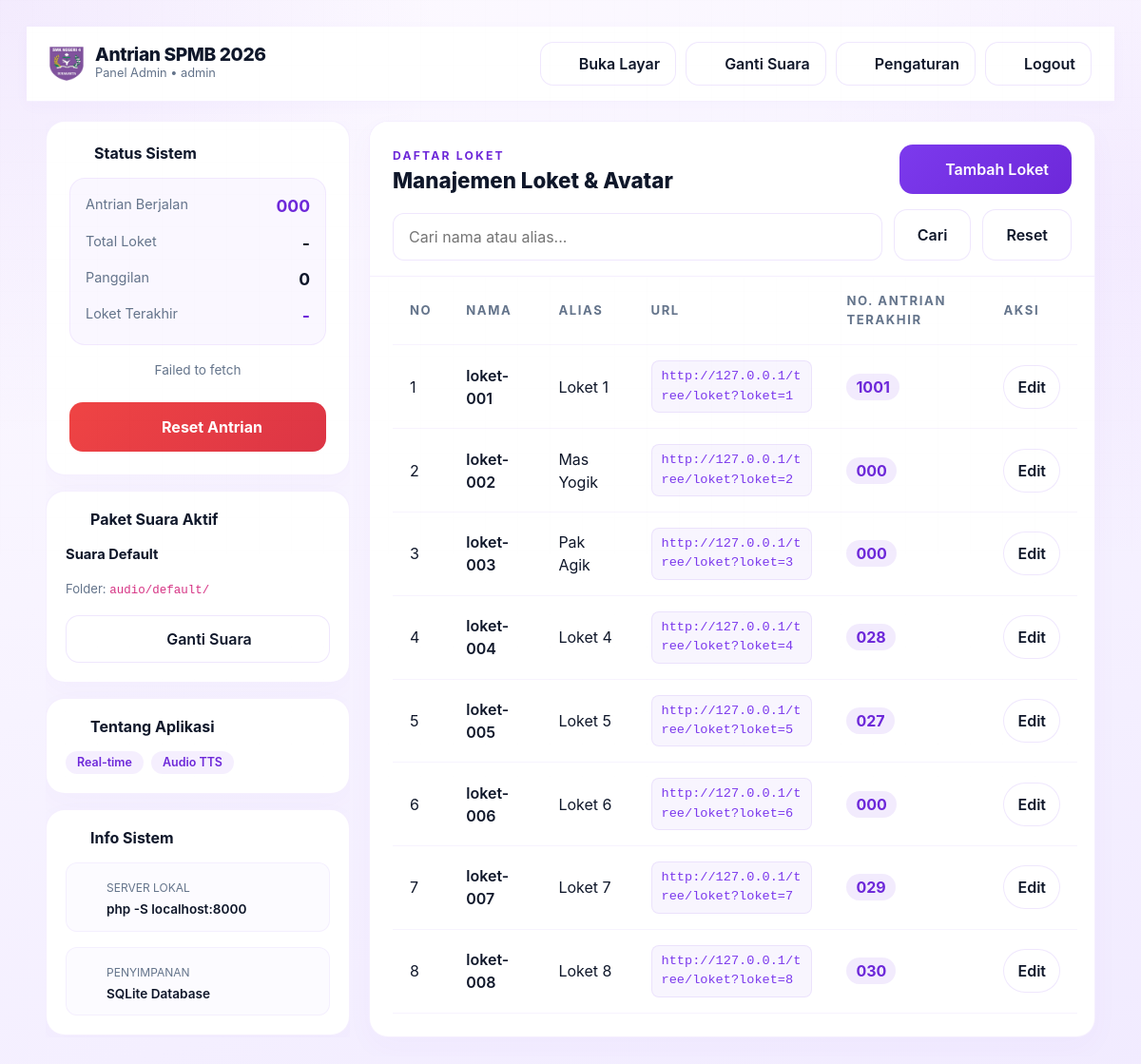
Page /admin (signed in) on the earlier database version.
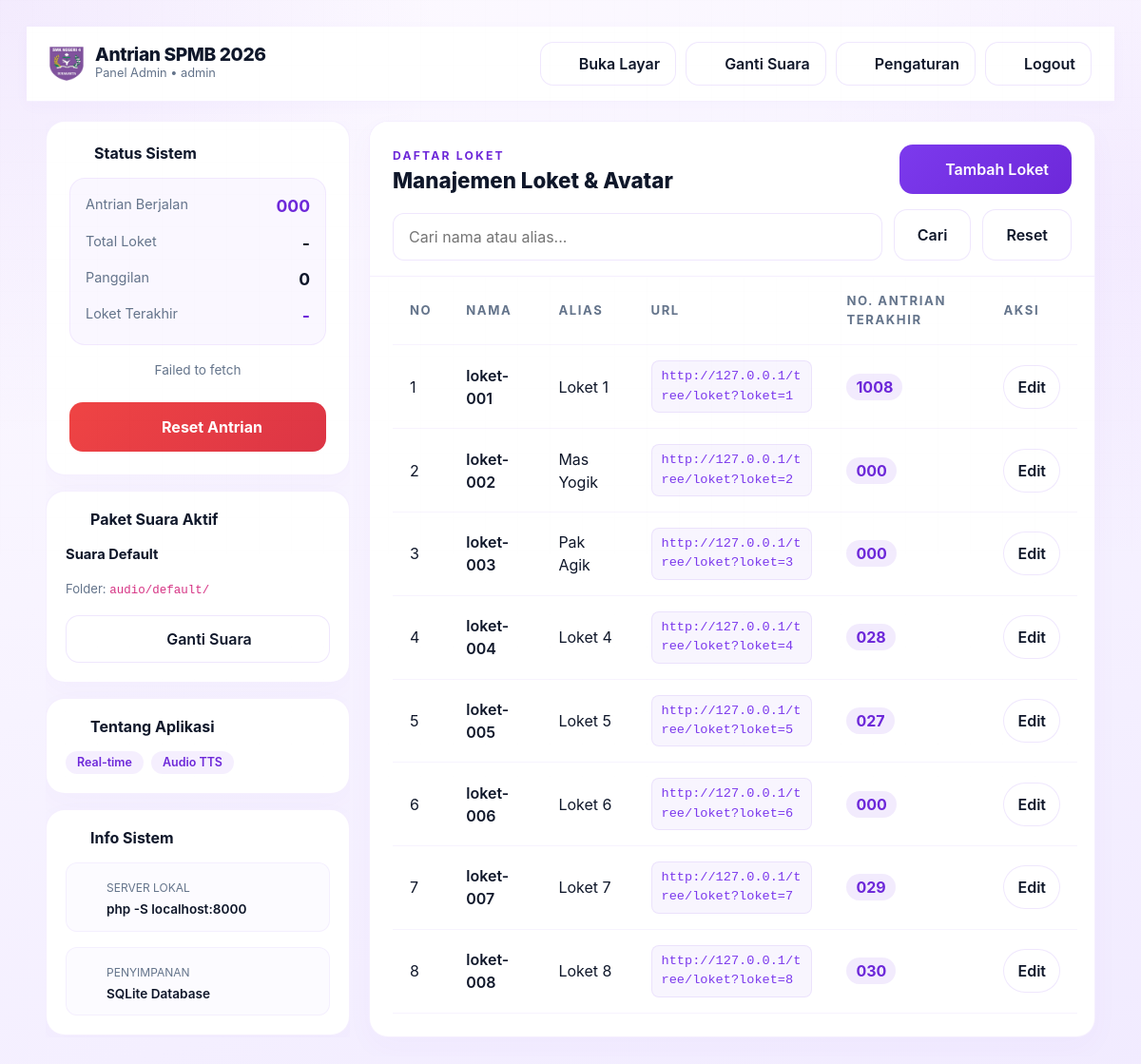
Same page on the later database version.
### tables this page shows
CREATE TABLE app_settings (
            id INTEGER PRIMARY KEY CHECK (id = 1),
            intro_text TEXT NOT NULL,
            outro_text TEXT NOT NULL,
            queue_start INTEGER NOT NULL DEFAULT 1
        , display_cols INTEGER NOT NULL DEFAULT 4, display_rows INTEGER NOT NULL DEFAULT 2, voice_pack TEXT NOT NULL DEFAULT 'default', ai_voice_enabled INTEGER NOT NULL DEFAULT 0, ai_speed REAL NOT NULL DEFAULT 1.0, ai_pitch REAL NOT NULL DEFAULT 1.0, ai_voice_id TEXT NOT NULL DEFAULT "id-ID");

CREATE TABLE users (
                id INTEGER PRIMARY KEY AUTOINCREMENT,
                username TEXT NOT NULL UNIQUE,
                password_hash TEXT NOT NULL,
                role TEXT NOT NULL CHECK (role IN ("admin", "loket")),
                created_at TEXT NOT NULL
            , alias TEXT NOT NULL DEFAULT "", loket_number INTEGER NOT NULL DEFAULT 0);

### views/admin.php (the view, shortened to what the changed rows need)
<?php
require __DIR__ . '/../auth/helpers.php';
$csrfToken = antrian_csrf_token();
$searchQuery = (string) ($_GET['q'] ?? '');
$settings = antrian_app_settings();
$loketAccounts = antrian_loket_accounts();
$loketLastCalls = antrian_loket_last_calls();
$loketLastCallsByLoket = [];
foreach ($loketLastCalls as $lastCall) {
    $loketLastCallsByLoket[(int) $lastCall['loket']] = $lastCall;
}
$loketRows = [];
$serverIp = '';
$fallbackIp = '';
if ($serverIp === '') {
    $serverIp = $fallbackIp ?: ($_SERVER['SERVER_ADDR'] ?? $_SERVER['HTTP_HOST'] ?? 'localhost');
}
$basePath = rtrim(dirname($_SERVER['SCRIPT_NAME']), '\\/');
if ($basePath === '' && php_sapi_name() !== 'cli-server') {
    $projectName = basename(dirname(__DIR__));
    $basePath = '/' . $projectName;
}
$scheme = "http";
$port = $_SERVER['SERVER_PORT'] ?? '80';
$portSuffix = ($port != '80' && $port != '443' && !str_contains((string)$serverIp, ':')) ? ':' . $port : '';
$baseUrl = $scheme . "://" . $serverIp . $portSuffix . $basePath;
foreach ($loketAccounts as $loketAccount) {
    $loketNumber = (int) ($loketAccount['loket_number'] ?? 0);
    $lastCall = $loketLastCallsByLoket[$loketNumber] ?? ['antrian' => 0];
    $loketRows[] = [
        'no' => $loketNumber,
        'nama' => $loketAccount['username'],
        'alias' => $loketAccount['alias'] ?: antrian_generate_loket_alias($loketNumber),
        'url' => $baseUrl . '/loket?loket=' . $loketNumber,
        'antrian_terakhir' => antrian_format_number((int) $lastCall['antrian']),
        'role' => $loketAccount['role'],
        'id' => (int) $loketAccount['id'],
    ];
}
$loketRows = array_values(array_filter($loketRows, static function (array $row) use ($searchQuery): bool {
    if ($searchQuery === '') {
        return true;
    }
    $needle = strtolower(trim($searchQuery));
    return str_contains(strtolower($row['nama']), $needle) || str_contains(strtolower($row['alias']), $needle);
}));
?><!DOCTYPE html>
<html lang="id">
<head>
    <link href="<?= antrian_base_url() ?>/assets/vendor/bootstrap/bootstrap.min.css" rel="stylesheet">
    <link rel="stylesheet" href="<?= antrian_base_url() ?>/assets/css/style.css">
</head>
<body class="app-shell app-admin" data-role="admin" data-base-url="<?= antrian_base_url() ?>" data-status-url="<?= antrian_base_url() ?>/api/status.php?peek=1" data-reset-url="<?= antrian_base_url() ?>/api/reset.php" data-csrf-token="<?= htmlspecialchars($csrfToken, ENT_QUOTES, 'UTF-8') ?>">
    <nav class="admin-navbar">
        <div style="display: flex; align-items: center; gap: 12px;">
            <div>
                <h1 style="font-size: 1.2rem; font-weight: 800; margin: 0; letter-spacing: -0.02em;">Antrian SPMB 2026</h1>
            </div>
        </div>
    </nav>
    <div class="admin-layout">
        <div class="admin-sidebar">
            <div class="panel-card-premium" style="gap: 16px;">
                <h2 style="font-size: 1rem; font-weight: 700; margin: 0; display: flex; align-items: center; gap: 8px;">
                    <i data-lucide="activity" class="text-primary" style="width: 18px; height: 18px;"></i> Status Sistem
                </h2>
            </div>
            <div class="panel-card-premium" style="gap: 16px; padding: 20px;">
                <h2 style="font-size: 1rem; font-weight: 700; margin: 0; display: flex; align-items: center; gap: 8px;">
                    <i data-lucide="volume-2" class="text-primary" style="width: 18px; height: 18px;"></i> Paket Suara Aktif
                </h2>
                <p style="margin: 0; font-size: 0.82rem; color: var(--muted); line-height: 1.45;">
                    Folder: <code style="font-size: 0.78rem;">audio/<?= htmlspecialchars((string) $settings['voice_pack'], ENT_QUOTES, 'UTF-8') ?>/</code>
                </p>
            </div>
            <div class="panel-card-premium" style="gap: 16px; padding: 20px;">
                <h2 style="font-size: 1rem; font-weight: 700; margin: 0; display: flex; align-items: center; gap: 8px;">
                    <i data-lucide="info" class="text-primary" style="width: 18px; height: 18px;"></i> Tentang Aplikasi
                </h2>
            </div>
            <div class="panel-card-premium" style="gap: 16px; padding: 20px;">
                <h2 style="font-size: 1rem; font-weight: 700; margin: 0; display: flex; align-items: center; gap: 8px;">
                    <i data-lucide="server" class="text-primary" style="width: 18px; height: 18px;"></i> Info Sistem
                </h2>
            </div>
        </div>
        <div class="admin-main">
            <div class="table-header-sticky">
                <div style="display: flex; justify-content: space-between; align-items: flex-end; margin-bottom: 16px;">
                    <div>
                        <h2 style="font-weight: 800; font-size: 1.4rem; margin: 0;">Manajemen Loket & Avatar</h2>
                    </div>
                </div>
            </div>
            <div class="table-wrap-scroll">
                <table class="loket-table" style="margin-top: 0;">
                    <thead>
                        <tr>
                            <th>No</th>
                            <th>Nama</th>
                            <th>Alias</th>
                            <th>URL</th>
                            <th>No. Antrian Terakhir</th>
                            <th>Aksi</th>
                        </tr>
                    </thead>
                    <tbody>
                        <?php if ($loketRows): ?>
                            <?php foreach ($loketRows as $row): ?>
                                <tr>
                                    <td><?= (int) $row['no'] ?></td>
                                    <td style="font-weight: 600;"><?= htmlspecialchars($row['nama'], ENT_QUOTES, 'UTF-8') ?></td>
                                    <td><?= htmlspecialchars($row['alias'], ENT_QUOTES, 'UTF-8') ?></td>
                                    <td>
                                        <a class="loket-url-link" href="<?= htmlspecialchars($row['url'], ENT_QUOTES, 'UTF-8') ?>" target="_blank" style="font-family: monospace; background: rgba(124, 58, 237, 0.05); padding: 6px 10px; border-radius: 8px; color: var(--accent); text-decoration: none; word-break: break-all; display: inline-block; font-size: 0.85rem; border: 1px solid rgba(124, 58, 237, 0.1);">
                                            <?= htmlspecialchars($row['url'], ENT_QUOTES, 'UTF-8') ?>
                                        </a>
                                    </td>
                                    <td><span style="background: rgba(124, 58, 237, 0.1); color: var(--accent-strong); padding: 4px 10px; border-radius: 99px; font-weight: 700;"><?= htmlspecialchars($row['antrian_terakhir'], ENT_QUOTES, 'UTF-8') ?></span></td>
                                    <td>
                                        <?php if ($row['role'] === 'loket'): ?>
                                            <button type="button" class="row-action-toggle" onclick="openEditModal(<?= (int) $row['id'] ?>)">Edit</button>
                                        <?php else: ?>
                                            <span style="font-size: 0.85rem; color: var(--muted);">Admin</span>
                                        <?php endif; ?>
                                    </td>
                                </tr>
                            <?php endforeach; ?>
                        <?php else: ?>
                            <tr>
                                <td colspan="6" class="empty-table">Belum ada loket yang terdaftar.</td>
                            </tr>
                        <?php endif; ?>
                    </tbody>
                </table>
            </div>
        </div>
    </div>
</body>
</html>

Differences in the rows shown:
no longer on this page (row edited): app_settings: voice_pack "default"
computed for users "loket-001": antrian_terakhir "1001" → "1008"
Other differences:
$settings['voice_pack']: (not shown) → "default"
